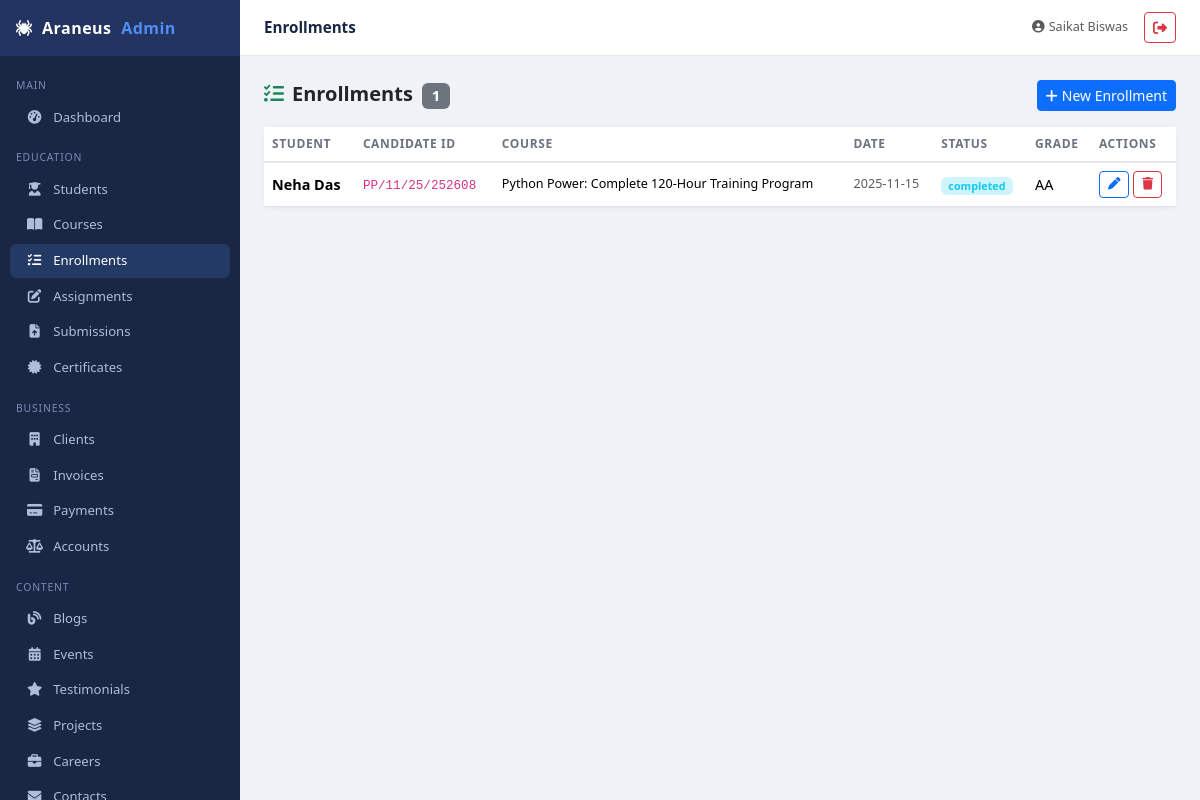
Screenshot of /admin/public/admin/enrollments (signed in) with the database file from the repository.
### tables this page shows
CREATE TABLE `enrollments` (
  `id` int(11) NOT NULL,
  `student_id` int(11) NOT NULL,
  `course_id` int(11) DEFAULT NULL,
  `enrollment_date` date NOT NULL,
  `completion_date` date DEFAULT NULL,
  `status` enum('enrolled','in_progress','completed','dropped') DEFAULT 'enrolled',
  `grade` varchar(10) DEFAULT NULL,
  `certificate_issued` tinyint(1) DEFAULT 0,
  `certificate_id` varchar(50) DEFAULT NULL,
  `notes` text DEFAULT NULL,
  `attendance_sheet` varchar(255) DEFAULT NULL,
  `payment_receipt` varchar(255) DEFAULT NULL,
  `project_report` varchar(255) DEFAULT NULL,
  `created_at` timestamp NOT NULL DEFAULT current_timestamp()
);

CREATE TABLE `students` (
  `id` int(11) NOT NULL,
  `candidate_id` varchar(50) NOT NULL,
  `full_name` varchar(100) NOT NULL,
  `phone` varchar(15) DEFAULT NULL,
  `email` varchar(100) NOT NULL,
  `password` varchar(255) NOT NULL,
  `father_name` varchar(100) NOT NULL,
  `time_hours` int(11) NOT NULL,
  `address` text NOT NULL,
  `highest_qualification` varchar(50) DEFAULT NULL,
  `current_organization` varchar(50) DEFAULT NULL,
  `org_i_card` varchar(50) DEFAULT NULL,
  `github_link` varchar(255) DEFAULT NULL,
  `qr_code_path` varchar(255) DEFAULT NULL,
  `profile_picture` varchar(255) DEFAULT NULL,
  `status` enum('active','inactive','pending') DEFAULT 'pending',
  `last_login` datetime DEFAULT NULL,
  `email_verified` tinyint(1) DEFAULT 1,
  `verification_token` varchar(100) DEFAULT NULL,
  `reset_token` varchar(100) DEFAULT NULL,
  `reset_expiry` datetime DEFAULT NULL,
  `created_at` timestamp NOT NULL DEFAULT current_timestamp(),
  `updated_at` timestamp NOT NULL DEFAULT current_timestamp() ON UPDATE current_timestamp()
);

CREATE TABLE `courses` (
  `id` int(11) NOT NULL,
  `title` varchar(150) NOT NULL,
  `description` text DEFAULT NULL,
  `duration` varchar(50) DEFAULT NULL,
  `mode` enum('Online','Offline','Hybrid','') NOT NULL,
  `fee` decimal(10,2) DEFAULT NULL,
  `category` varchar(50) DEFAULT NULL,
  `instructor` varchar(100) DEFAULT NULL,
  `image_url` varchar(255) DEFAULT NULL,
  `syllabus_file` varchar(255) DEFAULT NULL,
  `is_active` tinyint(1) DEFAULT 1,
  `created_at` timestamp NOT NULL DEFAULT current_timestamp(),
  `program_format` varchar(100) DEFAULT NULL,
  `tools_provided` text DEFAULT NULL,
  `hardware_kit` text DEFAULT NULL,
  `certification_type` varchar(50) DEFAULT NULL
);

### admin/app/Core/Controller.php (called while the page is built, shortened)
<?php
abstract class Controller {
    protected function view(string $path, array $data = []): void {
        extract($data);
        $file = APP_ROOT . '/views/' . $path . '.php';
        require $file;
    }
    protected function get(string $key, mixed $default = null): mixed {
        return $_GET[$key] ?? $default;
    }
}

### admin/app/Controllers/EnrollmentController.php (called while the page is built, shortened)
<?php
class EnrollmentController extends Controller {
    private EnrollmentModel $model;
    public function __construct() { $this->requireAuth(); $this->model = new EnrollmentModel(); }
    public function index(): void {
        $page = max(1,(int)$this->get('page',1)); $limit=15; $offset=($page-1)*$limit;
        $enrollments = $this->model->getWithDetails($limit,$offset);
        $total = $this->model->count(); $pages = ceil($total/$limit);
        $this->view('admin/enrollments/index', compact('enrollments','total','pages','page') + ['title'=>'Enrollments']);
    }
}

### admin/public/index.php (called while the page is built, shortened)
<?php
require APP_ROOT . '/config/database.php';
require APP_ROOT . '/App/Core/Router.php';
spl_autoload_register(function (string $class): void {
    $path = APP_ROOT . '/' . str_replace(['App\\', '\\'], ['App/', '/'], $class) . '.php';
});
$router = new Router();
$uri    = $_SERVER['REQUEST_URI'];
$base   = parse_url(APP_URL, PHP_URL_PATH);
$uri    = substr($uri, strlen($base)) ?: '/';
$uri    = strtok($uri, '?');
$method = $_SERVER['REQUEST_METHOD'];
$router->dispatch($uri, $method);

### admin/app/Core/Database.php (called while the page is built, shortened)
<?php
class Database {
    private static ?Database $instance = null;
    private \PDO $pdo;
    private function __construct() {
        $dsn = "mysql:host=" . DB_HOST . ";dbname=" . DB_NAME . ";charset=" . DB_CHARSET;
        $options = [
            \PDO::ATTR_ERRMODE            => \PDO::ERRMODE_EXCEPTION,
            \PDO::ATTR_DEFAULT_FETCH_MODE => \PDO::FETCH_ASSOC,
            \PDO::ATTR_EMULATE_PREPARES   => false,
        ];
        $this->pdo = new \PDO($dsn, DB_USER, DB_PASS, $options);
    }
    public static function getInstance(): Database {
        if (self::$instance === null) self::$instance = new self();
        return self::$instance;
    }
    public function query(string $sql, array $params = []): \PDOStatement {
        $stmt = $this->pdo->prepare($sql);
        $stmt->execute($params);
        return $stmt;
    }
    public function fetchAll(string $sql, array $params = []): array {
        return $this->query($sql, $params)->fetchAll();
    }
    public function count(string $sql, array $params = []): int {
        return (int)$this->query($sql, $params)->fetchColumn();
    }
}

### admin/app/Core/Model.php (called while the page is built, shortened)
<?php
abstract class Model {
    protected Database $db;
    protected string $table;
    public function __construct() {
        $this->db = Database::getInstance();
    }
    public function count(): int {
        return $this->db->count("SELECT COUNT(*) FROM `{$this->table}`");
    }
}

### admin/app/Models/EnrollmentModel.php (called while the page is built, shortened)
<?php
class EnrollmentModel extends Model {
    public function getWithDetails(int $limit = 20, int $offset = 0): array {
        return $this->db->fetchAll(
            "SELECT e.*, s.full_name, s.candidate_id, s.email, c.title as course_title
             FROM enrollments e
             JOIN students s ON s.id = e.student_id
             LEFT JOIN courses c ON c.id = e.course_id
             ORDER BY e.created_at DESC LIMIT $limit OFFSET $offset");
    }
}

### admin/views/admin/enrollments/index.php (the view, shortened to what this page needs)
<?php require APP_ROOT.'/views/partials/layout_top.php'; ?>
<div class="d-flex justify-content-between align-items-center mb-3">
  <h5 class="fw-bold mb-0"><i class="fa fa-list-check me-2 text-success"></i>Enrollments <span class="badge bg-secondary ms-1"><?= $total ?></span></h5>
  <a href="<?= APP_URL ?>/admin/enrollments/create" class="btn btn-primary btn-sm"><i class="fa fa-plus me-1"></i>New Enrollment</a>
</div>
<div class="card">
  <div class="table-responsive">
    <table class="table table-hover mb-0">
      <thead><tr><th>Student</th><th>Candidate ID</th><th>Course</th><th>Date</th><th>Status</th><th>Grade</th><th>Actions</th></tr></thead>
      <tbody>
      <?php foreach($enrollments as $e): ?>
      <tr>
        <td class="fw-semibold"><?= htmlspecialchars($e['full_name']) ?></td>
        <td><code class="small"><?= htmlspecialchars($e['candidate_id']) ?></code></td>
        <td class="small"><?= htmlspecialchars($e['course_title']) ?></td>
        <td class="small text-muted"><?= $e['enrollment_date'] ?></td>
        <td><span class="badge bg-info-subtle text-info"><?= $e['status'] ?></span></td>
        <td><?= $e['grade']??'—' ?></td>
        <td>
          <a href="<?= APP_URL ?>/admin/enrollments/<?= $e['id'] ?>/edit" class="btn btn-sm btn-outline-primary btn-action"><i class="fa fa-pen"></i></a>
          <form method="POST" action="<?= APP_URL ?>/admin/enrollments/<?= $e['id'] ?>/delete" class="d-inline" onsubmit="return confirm('Remove enrollment?')">
            <button class="btn btn-sm btn-outline-danger btn-action"><i class="fa fa-trash"></i></button>
          </form>
        </td>
      </tr>
      <?php endforeach; ?>
      </tbody>
    </table>
  </div>
</div>
<?php require APP_ROOT.'/views/partials/layout_bottom.php'; ?>

### admin/app/Core/Router.php (shortened to what this page needs)
<?php
class Router {
    private array $routes = [];
    public function get(string $pattern, string $handler): void {
        $this->routes['GET'][$pattern] = $handler;
    }
    public function post(string $pattern, string $handler): void {
        $this->routes['POST'][$pattern] = $handler;
    }
    public function dispatch(string $uri, string $method): void {
        $uri = strtok($uri, '?');
        $uri = '/' . trim($uri, '/');
        foreach ($this->routes[$method] ?? [] as $pattern => $handler) {
            $regex = preg_replace('/\{([a-z]+)\}/', '([^/]+)', $pattern);
            $regex = '#^' . $regex . '$#';
            if (preg_match($regex, $uri, $matches)) {
                array_shift($matches);
                [$controllerName, $action] = explode('@', $handler);
                $controller = new $controllerClass();
                call_user_func_array([$controller, $action], $matches);
                return;
            }
        }
    }
}

### admin/views/partials/layout_top.php (style rules this page uses)
:root { --sidebar-w:240px;--topbar-h:56px;--brand:#1a2744;--brand-light:#243460;--accent:#4f8ef7; }
body { background:#f0f2f7;font-size:.9rem; }
.card { border:none;border-radius:12px;box-shadow:0 1px 6px rgba(0,0,0,.06); }
.table th { font-size:.75rem;text-transform:uppercase;letter-spacing:.05em;color:#6b7280;font-weight:600;border-bottom:2px solid #e5e7eb; }
.table td { vertical-align:middle; }
.btn-action { padding:.2rem .5rem;font-size:.78rem; }

### rows the page displays
enrollments: student.full_name "Neha Das", student.candidate_id "PP/11/25/252608", course.title "Python Power: Complete 120-Hour Training Program", enrollment_date "2025-11-15", status "completed", grade "AA"

### other values shown
$_SESSION['user_name'] "Saikat Biswas"
$total "1"
